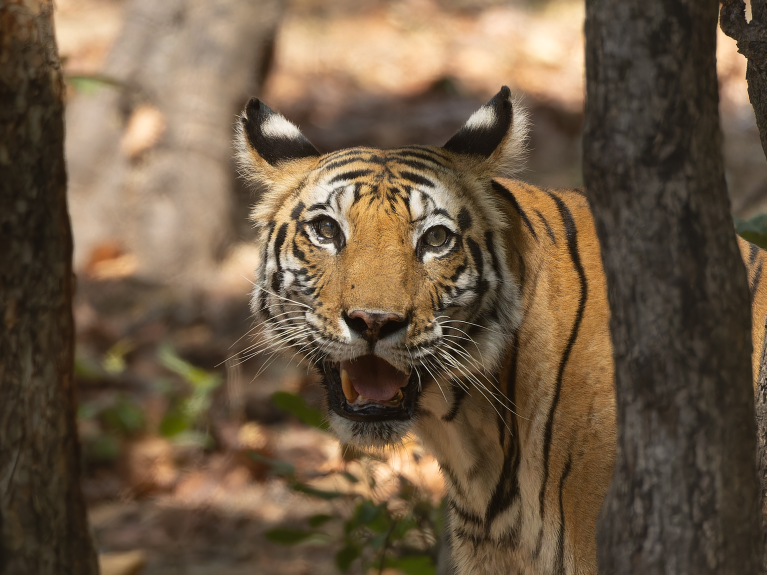
#> input picture projects/safari/assets/tiger_trees.jpg, 2299 x 1724 px (shown at 1/3 size)
$ python make_v2_backup.py assets/tiger_trees.jpg
#> lines starting #> are read from the running program, lines starting #| are printed output that depends on the picture; after the words box and inside, x2 and y2 are one past the last pixel; in counts of white or black regions, pixels touching at a corner belong together
"""Safari announcement reel (IMG_2240.MP4), Lost & Free Safaris collab. Built 2026-11-04.

References: Video-11291.mp4 (MAIN: talking head + photo cards held at chest, bold pale-yellow sans titles up top,
one-word pale-yellow captions above the card) and Video-96135.mp4 (full-screen B-roll beats, Instrument Serif
Italic keywords, whooshes). Client: "2nd video is more the one u take inspo from, dont do it overextra".

Pipeline:  python make_lut.py && python base.py && python align.py && python synth.py && python make.py
  base.py   -> build/base.mp4  (HLG->SDR, safari_soft LUT, cut 33.90-35.30 "and if you want then")
  make.py   -> composite photos/cards/zoom (numpy) -> captions+titles (libass) -> sfx + mix -> out/
"""
import json, subprocess, sys
from pathlib import Path
import numpy as np, cv2
from scipy.io import wavfile

P = Path(__file__).resolve().parent
ROOT = P.parent.parent
B, OUT, A = P / "build", P / "out", P / "assets"
NAME = "safari_reel"
FPS, SR = 30, 48000
NF = 1089
DUR = NF / FPS                      # 36.30
FONTS_REL = "../../../fonts"

def T(src):
    """source time -> final timeline (base.py drops 0.00-0.07 and 33.90-35.30)"""
    return src - 0.07 if src < 33.90 else src - 1.47

CUT = T(35.30)                      # 33.83: jump cut (punch-in hides it)

# ------------------------------------------------------------------ visuals (all times FINAL)
# cards: (t0, t1, image, focus x, focus y, crop zoom) - ref 2 style photo held in front of her chest
# v2 (client: "font exactly like Video-11291", their own draft was "over done"): ref 2 layout throughout.
# Measured on ref 2 (720x1280 -> x1.5): card 495x476, centred x 540 / y 1427; square corners, faint shadow.
CARD_C, CARD_W, CARD_H = (540, 1430), 496, 476
CARDS = [   # ref 2: photo cards on her chest for the list beats
    (T(2.40), T(3.20), "tiger_trees.jpg", 0.50, 0.42, 1.25),     # "...to see a TIGER"
    (T(4.12), T(4.76), "gypsy.jpg", 0.52, 0.55, 1.0),            # 1. an open jeep
    (T(4.76), T(5.52), "jeep_sal_forest.jpg", 0.55, 0.55, 1.0),  # 2. in the jungle
    (T(5.52), T(6.93), "jungle_road_mist.jpg", 0.5, 0.55, 1.0),  # 3. at 6 AM
]
#> in load_rgb, im is the input picture: shape (1724, 2299, 3); mean B, G, R 68.4, 90.2, 109.6
# ref 1 (Video-96135) layout, added 2026-11-04 on request: SPLIT screen = photo on top, Isha talking underneath,
# caption sitting on the seam. Her picture is slid down so her face lands in the lower panel.
SEAM = 840                             # top panel 0..840, her panel 840..1920 (shows her rows 240..1320)
HER_ROW0 = 240
SPLIT = [   # (t0, t1, image or "LOGO", fx, fy, z0, z1)
    (T(8.08), T(10.06), "sal_forest.jpg", 0.50, 0.50, 1.00, 1.06),    # 4. the silence
    (T(10.06), T(12.78), "chital_fawn.jpg", 0.45, 0.17, 1.00, 1.05),  # 5. the alarm call
    # "years photographing these moments on my camera" (client's flag): photos change on each shutter
    (T(19.77), T(20.13), "leopard.jpg", 0.42, 0.45, 1.10, 1.12),
    (T(20.13), T(20.50), "elephant.jpg", 0.56, 0.40, 1.00, 1.02),
    (T(20.50), T(20.93), "sloth_bear.jpg", 0.33, 0.45, 1.25, 1.27),
    (T(20.93), T(21.43), "peacock.jpg", 0.45, 0.30, 1.00, 1.02),
    (T(21.43), T(22.55), "tiger_yawn.jpg", 0.52, 0.50, 1.00, 1.05),
    (T(30.15), T(32.43), "LOGO", 0, 0, 1, 1),                          # only while she says the brand name
]
SHUTTERS = [x[0] for x in SPLIT[2:7]]
LOGO_SPLIT = (T(30.15), T(32.43))
# ref 1 full-screen beats (two only)
FULL = [
    (T(12.78), T(14.05), "tiger_trail_jeep.jpg", 0.42, 0.62, 1.00, 1.09, None),   # "it's right there"
    (T(24.55), T(25.93), "tiger_eyes.jpg", 0.60, 0.58, 1.00, 1.06, None),         # "with your own eyes"
]

def in_split(t):
    return any(a <= t < b for a, b, *_ in SPLIT)

def in_full(t):
    return any(a <= t < b for a, b, *_ in FULL)

SILENT = T(9.06)                       # "everything will go SILENT": ambience + music stop here
HEARTBEATS = [T(15.02), T(15.82)]      # "pound" (zoom pulse on the lub)
ANCHOR_Y = 700                         # zoom anchor on her face (output px)

def rounded_rgba(img, w, h, r=22):
    if r == 0:
        return np.dstack([img, np.full((h, w), 255, np.uint8)])
    a = np.zeros((h, w), np.uint8)
    cv2.rectangle(a, (r, 0), (w - r, h), 255, -1); cv2.rectangle(a, (0, r), (w, h - r), 255, -1)
    for cx, cy in ((r, r), (w - r - 1, r), (r, h - r - 1), (w - r - 1, h - r - 1)):
        cv2.circle(a, (cx, cy), r, 255, -1, cv2.LINE_AA)
    return np.dstack([img, a])

def with_shadow(rgba, pad=50, blur=22, off=12, alpha=0.45):
    h, w = rgba.shape[:2]
    out = np.zeros((h + 2 * pad, w + 2 * pad, 4), np.float32)
    sh = np.zeros((h + 2 * pad, w + 2 * pad), np.float32)
    sh[pad + off:pad + off + h, pad:pad + w] = rgba[..., 3] / 255.0
    sh = cv2.GaussianBlur(sh, (0, 0), blur) * alpha
    out[..., 3] = sh
    a = rgba[..., 3:4] / 255.0
    reg = out[pad:pad + h, pad:pad + w]
    reg[..., :3] = rgba[..., :3] * a + reg[..., :3] * (1 - a)
    reg[..., 3] = a[..., 0] + reg[..., 3] * (1 - a[..., 0])
    return out

def crop_cover(img, w, h, fx, fy, z=1.0):
#> called with w = 496, h = 476, fx = 0.5, fy = 0.42, z = 1.25
    ih, iw = img.shape[:2]
#> ih = 1724; iw = 2299
    s = max(w / iw, h / ih) * z
#> s = 0.345
    cw, ch = w / s, h / s
#> cw = 1437.1; ch = 1379.2
    x0 = np.clip(fx * iw - cw / 2, 0, iw - cw); y0 = np.clip(fy * ih - ch / 2, 0, ih - ch)
#> after `x0 = np.clip(fx * iw - cw / 2, 0, iw - cw)`: x0 = 430.9
#> after `y0 = np.clip(fy * ih - ch / 2, 0, ih - ch)`: y0 = 34.48
    M = np.array([[s, 0, -x0 * s], [0, s, -y0 * s]], np.float32)
#> M = [[0.345, 0, -148.7], [0, 0.345, -11.9]]
    return cv2.warpAffine(img, M, (w, h), flags=cv2.INTER_AREA if s < 1 else cv2.INTER_CUBIC, borderMode=cv2.BORDER_REFLECT)
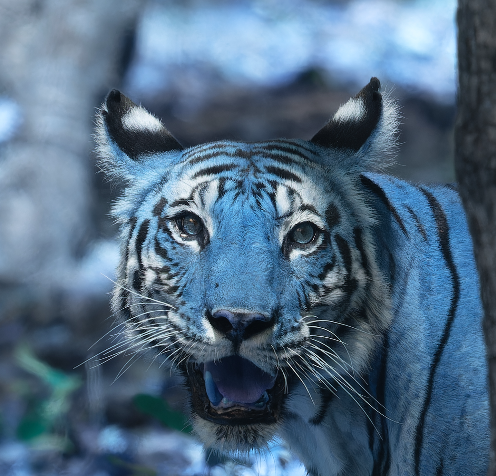
#> returned value: shape (476, 496, 3); mean of channels 0, 1, 2 131.5, 107.6, 81.3; drawn as B, G, R

def load_rgb(name):
    im = cv2.imread(str(A / name), cv2.IMREAD_COLOR)
    return cv2.cvtColor(im, cv2.COLOR_BGR2RGB)

def photo_grade(img):
    """sit the web photos next to the footage: a hair less saturation, highlights kept off clip"""
    f = img.astype(np.float32) / 255
    f = 0.01 + 0.97 * f
    g = f.mean(2, keepdims=True)
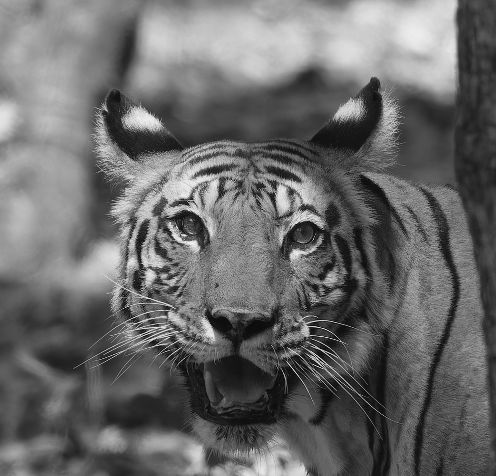
#> g: shape (476, 496, 1) float32; min 0.0125, max 0.958, mean 0.416
    f = g + (f - g) * 0.95
    return np.clip(f * 255, 0, 255).astype(np.uint8)

def build_cards():
    out = []
    for t0, t1, name, fx, fy, z in CARDS:
        img = photo_grade(crop_cover(load_rgb(name), CARD_W, CARD_H, fx, fy, z))
        out.append((t0, t1, with_shadow(rounded_rgba(img, CARD_W, CARD_H, 0), blur=16, off=8, alpha=0.28)))   # ref 2: plain square photo
#> in with_shadow, `h, w = rgba.shape[:2]`: h = 476; w = 496
#> in with_shadow, `sh[pad + off:pad + off + h, pad:pad + w] = rgba[..., 3] / 255.0`:
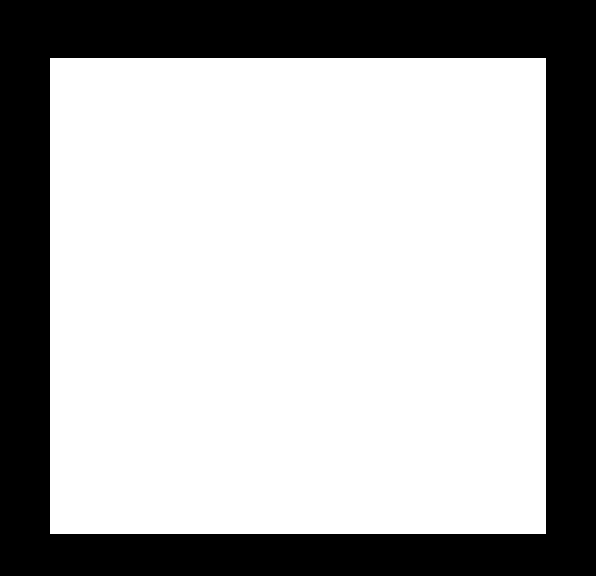
#> sh: shape (576, 596) float32; values 0 (black) and 1 (white), 68.8% white; 1 black region, box (x1, y1, x2, y2) and area: (0, 0, 596, 576) 107200
#> in with_shadow, `sh = cv2.GaussianBlur(sh, (0, 0), blur) * alpha`:
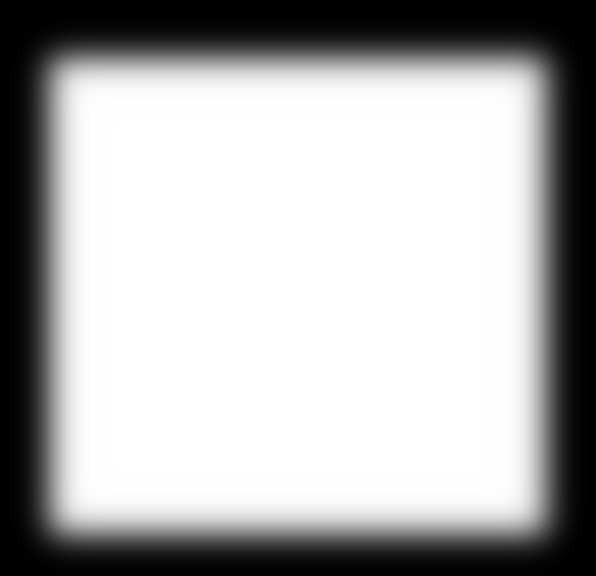
#> sh: shape (576, 596) float32; min 1.45e-07, max 0.28, mean 0.193; drawn with min black and max white
#> in with_shadow, `a = rgba[..., 3:4] / 255.0`: a: shape (476, 496, 1) float64; every value is 1
    return out

# [10 lines left out: function make_logo_panel, not called in this run]

def ease_back(x, k=1.6):
    x = np.clip(x, 0, 1) - 1
    return 1 + (k + 1) * x ** 3 + k * x ** 2

# [20 lines left out: functions blend, base_zoom, not called in this run]

def composite():
    cards = build_cards()
    fulls = [(t0, t1, photo_grade(load_rgb(n)), fx, fy, z0, z1, snap) for t0, t1, n, fx, fy, z0, z1, snap in FULL]
    splits = [(t0, t1, None if n == "LOGO" else photo_grade(load_rgb(n)), fx, fy, z0, z1) for t0, t1, n, fx, fy, z0, z1 in SPLIT]
    logo_panel = make_logo_panel()
    dec = subprocess.Popen(["ffmpeg", "-v", "error", "-i", str(B / "base.mp4"), "-f", "rawvideo", "-pix_fmt", "rgb24", "-"],
                           stdout=subprocess.PIPE)
    enc = subprocess.Popen(["ffmpeg", "-y", "-v", "error", "-f", "rawvideo", "-pix_fmt", "rgb24", "-s", "1080x1920", "-r", str(FPS),
                            "-i", "-", "-c:v", "libx264", "-preset", "medium", "-crf", "13", "-pix_fmt", "yuv420p",
                            str(B / "comp.mp4")], stdin=subprocess.PIPE)
    sz = 1440 * 2560 * 3
    for fi in range(NF):
        buf = dec.stdout.read(sz)
        if len(buf) < sz:
            break
        t = fi / FPS
        src = np.frombuffer(buf, np.uint8).reshape(2560, 1440, 3)
        z = base_zoom(t)
        s = 0.75 * z
        ay = ANCHOR_Y
        M = np.array([[s, 0, 540 - 720 * s], [0, s, ay - (ay / 0.75) * s]], np.float32)
        frame = cv2.warpAffine(src, M, (1080, 1920), flags=cv2.INTER_AREA if s < 1 else cv2.INTER_LINEAR,
                               borderMode=cv2.BORDER_REFLECT)
        for t0, t1, img, fx, fy, z0, z1 in splits:
            if t0 <= t < t1:
                zz = z0 + (z1 - z0) * (t - t0) / (t1 - t0)
                her = frame[HER_ROW0:HER_ROW0 + 1920 - SEAM].copy()
                top = logo_panel if img is None else crop_cover(img, 1080, SEAM, fx, fy, zz)
                frame = np.vstack([top, her])
        for t0, t1, img, fx, fy, z0, z1, snap in fulls:
            if t0 <= t < t1:
                zz = z0 + (z1 - z0) * (t - t0) / (t1 - t0)
                if snap is not None and t >= snap:
                    zz *= 1 + 0.06 * min(1, (t - snap) / 0.12)        # snap-zoom on the bark
                frame = crop_cover(img, 1080, 1920, fx, fy, zz)
        for t0, t1, rgba in cards:
            if t0 <= t < t1:
                age = t - t0
                sc = 0.94 + 0.06 * ease_back(age / 0.14)            # ref 2 cards basically cut in; just a hint of pop
                al = min(1.0, age / 0.06)
                cy = CARD_C[1]
                blend(frame, rgba, CARD_C[0], cy, sc, al)
        for st in SHUTTERS:                                             # tiny flash on each shutter
            d = t - st
            if 0 <= d < 0.10:
                frame = np.clip(frame.astype(np.float32) + 255 * 0.10 * (1 - d / 0.10), 0, 255).astype(np.uint8)
        enc.stdin.write(frame.tobytes())
        if fi % 150 == 0:
            print(f"  composite {fi}/{NF}", flush=True)
    enc.stdin.close(); enc.wait(); dec.wait()

# ------------------------------------------------------------------ text
# v2: ONE typeface like ref 2 (Video-11291): a heavy, tight grotesque (looks like SF Pro Display Heavy, which can't be
# licensed off-Apple). Closest free match: Inter Display ExtraBold (fonts/InterDisplay-ExtraBold.ttf, cut from Inter-VF
# opsz 32 / wght 800). Sizes calibrated to ref 2 at 1080 px: title cap height ~41 px, caption "trip" ~80 px wide,
# subtitle cap ~22 px. Pale yellow #F6EEA2, soft dark drop shadow, no outline, no serif accents, no animation.
YEL = "&H00A2EEF6&"
SUBC = "&H00F3EDED&"                 # ref 2 subtitle white (#EDEDF3)
FONT, FONT_SUB = "Inter Display ExtraBold", "Inter Display Bold"
FS_TITLE, FS_WORD, FS_SUB = 84, 72, 44
WORD_Y, TITLE_Y = 1150, 300
TITLES = [  # (t0, t1, line, sub) - ref 2's list format: a numbered title per beat
    (0.0, T(3.20), "How to see a tiger", "Safari Edition"),
    (T(3.28), T(4.12), "All you need:", None),
    (T(4.12), T(4.76), "1. An open jeep", None),
    (T(4.76), T(5.52), "2. In the jungle", None),
    (T(5.52), T(6.93), "3. At 6 AM", None),
    (T(8.08), T(10.06), "4. The silence", None),
    (T(10.06), T(12.78), "5. The alarm call", None),
    (T(12.78), T(16.61), "6. The tiger", None),
    (CUT, DUR, "Comment “SAFARI”", "and be the first to know"),
]

def at(t):
    t = max(0, t)
    return f"{int(t // 3600)}:{int(t % 3600 // 60):02d}:{t % 60:05.2f}"

HDR = rf"""[Script Info]
ScriptType: v4.00+
PlayResX: 1080
PlayResY: 1920
WrapStyle: 2
ScaledBorderAndShadow: yes

[V4+ Styles]
Format: Name, Fontname, Fontsize, PrimaryColour, SecondaryColour, OutlineColour, BackColour, Bold, Italic, Underline, StrikeOut, ScaleX, ScaleY, Spacing, Angle, BorderStyle, Outline, Shadow, Alignment, MarginL, MarginR, MarginV, Encoding
Style: T,{FONT},{FS_TITLE},{YEL},{YEL},&H00000000,&H00000000,0,0,0,0,100,100,0.6,0,1,0,0,5,0,0,0,1
Style: W,{FONT},{FS_WORD},{YEL},{YEL},&H00000000,&H00000000,0,0,0,0,100,100,0.5,0,1,0,0,5,0,0,0,1
Style: S,{FONT_SUB},{FS_SUB},{SUBC},{SUBC},&H00000000,&H00000000,0,0,0,0,100,100,0,0,1,0,0,5,0,0,0,1

[Events]
Format: Layer, Start, End, Style, Name, MarginL, MarginR, MarginV, Effect, Text
"""

# [72 lines left out: functions text_layers, caption_words, title_events, build_ass, build_srt, not called in this run]

# ------------------------------------------------------------------ sound
LIB = ROOT / "sfx_library"
NS = int(DUR * SR)
_cache = {}

# [25 lines left out: functions load, place, not called in this run]

DS, DL = "dl_safari/", "dl_2026_11/"
POP = "msg_soft_pop.mp3"

# [46 lines left out: function build_sfx, not called in this run]

VOICE = ("highpass=f=90:poles=2,afftdn=nf=-50:tn=1,"
         "equalizer=f=220:t=q:w=1.1:g=-3,equalizer=f=500:t=q:w=1.2:g=-1.5,"
         "equalizer=f=3300:t=q:w=1.0:g=3,equalizer=f=10000:t=h:w=0.7:g=2,"
         "deesser=i=0.3,acompressor=threshold=-24dB:ratio=3:attack=5:release=120:makeup=4,alimiter=limit=0.89:level=false")

# [27 lines left out: functions voice_wav, loudnorm, render_audio, not called in this run]

# ------------------------------------------------------------------ deliver
def run(cmd, **kw):
    print("  $", " ".join(str(c) for c in cmd)[:200])
    subprocess.run(cmd, check=True, **kw)

# [47 lines left out: functions encode, caption_qa, not called in this run]

def main(skip_comp=False):
    OUT.mkdir(exist_ok=True)
    if not skip_comp or not (B / "comp.mp4").exists():
        composite()
    build_ass(B / "captions.ass")
    build_ass(B / "titles_only.ass", captions=False)
    build_srt(OUT / f"{NAME}.srt")
    caption_qa()
    sfx = build_sfx()
    pk = np.abs(sfx).max()
    if pk > 0.95:
        sfx *= 0.95 / pk
    wavfile.write(B / "sfx.wav", SR, sfx.astype(np.float32))
    voice_wav()
    mix, mix_nm = render_audio()
    encode(f"ass=captions.ass:fontsdir={FONTS_REL}", mix, OUT / f"{NAME}.mp4")
    encode(f"ass=captions.ass:fontsdir={FONTS_REL}", mix_nm, OUT / f"{NAME}_no_music.mp4")
    encode("", mix, OUT / f"{NAME}_clean.mp4")
    run(["ffmpeg", "-y", "-v", "error", "-ss", "2.6", "-i", str(OUT / f"{NAME}.mp4"), "-frames:v", "1", str(OUT / f"{NAME}_cover.png")])

if __name__ == "__main__":
#> (the run stopped early here; a loop or call above may not have finished)
